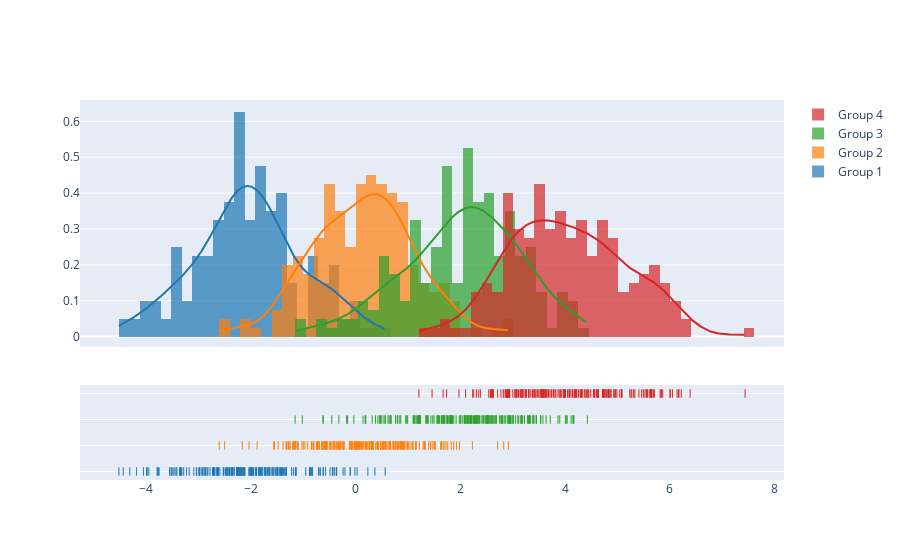

Notebook cell for this chart:
### Code cell
import plotly.figure_factory as ff
import numpy as np

# Add histogram data
x1 = np.random.randn(200) - 2
x2 = np.random.randn(200)
x3 = np.random.randn(200) + 2
x4 = np.random.randn(200) + 4

# Group data together
hist_data = [x1, x2, x3, x4]

group_labels = ['Group 1', 'Group 2', 'Group 3', 'Group 4']

# Create distplot with custom bin_size
fig = ff.create_distplot(hist_data, group_labels, bin_size=.2)
fig.show()

### Figure 1 — Plotly figure (JSON) as saved in the notebook; plotly's stock layout.template omitted (floating-point values rounded to 4 significant figures; data arrays with more than 128 entries replaced by an {"elided": "..."} marker saying what was removed)
{"data": [{"autobinx": false, "histnorm": "probability density", "legendgroup": "Group 1", "marker": {"color": "rgb(31, 119, 180)"}, "name": "Group 1", "opacity": 0.7, "type": "histogram", "x": {"elided": "200 float values"}, "xaxis": "x", "xbins": {"end": 0.5655, "size": 0.2, "start": -4.515}, "yaxis": "y"}, {"autobinx": false, "histnorm": "probability density", "legendgroup": "Group 2", "marker": {"color": "rgb(255, 127, 14)"}, "name": "Group 2", "opacity": 0.7, "type": "histogram", "x": {"elided": "200 float values"}, "xaxis": "x", "xbins": {"end": 2.917, "size": 0.2, "start": -2.601}, "yaxis": "y"}, {"autobinx": false, "histnorm": "probability density", "legendgroup": "Group 3", "marker": {"color": "rgb(44, 160, 44)"}, "name": "Group 3", "opacity": 0.7, "type": "histogram", "x": {"elided": "200 float values"}, "xaxis": "x", "xbins": {"end": 4.424, "size": 0.2, "start": -1.153}, "yaxis": "y"}, {"autobinx": false, "histnorm": "probability density", "legendgroup": "Group 4", "marker": {"color": "rgb(214, 39, 40)"}, "name": "Group 4", "opacity": 0.7, "type": "histogram", "x": {"elided": "200 float values"}, "xaxis": "x", "xbins": {"end": 7.433, "size": 0.2, "start": 1.209}, "yaxis": "y"}, {"legendgroup": "Group 1", "marker": {"color": "rgb(31, 119, 180)"}, "mode": "lines", "name": "Group 1", "showlegend": false, "type": "scatter", "x": {"elided": "500 float values"}, "xaxis": "x", "y": {"elided": "500 float values"}, "yaxis": "y"}, {"legendgroup": "Group 2", "marker": {"color": "rgb(255, 127, 14)"}, "mode": "lines", "name": "Group 2", "showlegend": false, "type": "scatter", "x": {"elided": "500 float values"}, "xaxis": "x", "y": {"elided": "500 float values"}, "yaxis": "y"}, {"legendgroup": "Group 3", "marker": {"color": "rgb(44, 160, 44)"}, "mode": "lines", "name": "Group 3", "showlegend": false, "type": "scatter", "x": {"elided": "500 float values"}, "xaxis": "x", "y": {"elided": "500 float values"}, "yaxis": "y"}, {"legendgroup": "Group 4", "marker": {"color": "rgb(214, 39, 40)"}, "mode": "lines", "name": "Group 4", "showlegend": false, "type": "scatter", "x": {"elided": "500 float values"}, "xaxis": "x", "y": {"elided": "500 float values"}, "yaxis": "y"}, {"legendgroup": "Group 1", "marker": {"color": "rgb(31, 119, 180)", "symbol": "line-ns-open"}, "mode": "markers", "name": "Group 1", "showlegend": false, "type": "scatter", "x": {"elided": "200 float values"}, "xaxis": "x", "y": {"elided": "200 str values"}, "yaxis": "y2"}, {"legendgroup": "Group 2", "marker": {"color": "rgb(255, 127, 14)", "symbol": "line-ns-open"}, "mode": "markers", "name": "Group 2", "showlegend": false, "type": "scatter", "x": {"elided": "200 float values"}, "xaxis": "x", "y": {"elided": "200 str values"}, "yaxis": "y2"}, {"legendgroup": "Group 3", "marker": {"color": "rgb(44, 160, 44)", "symbol": "line-ns-open"}, "mode": "markers", "name": "Group 3", "showlegend": false, "type": "scatter", "x": {"elided": "200 float values"}, "xaxis": "x", "y": {"elided": "200 str values"}, "yaxis": "y2"}, {"legendgroup": "Group 4", "marker": {"color": "rgb(214, 39, 40)", "symbol": "line-ns-open"}, "mode": "markers", "name": "Group 4", "showlegend": false, "type": "scatter", "x": {"elided": "200 float values"}, "xaxis": "x", "y": {"elided": "200 str values"}, "yaxis": "y2"}], "layout": {"barmode": "overlay", "hovermode": "closest", "legend": {"traceorder": "reversed"}, "xaxis": {"anchor": "y2", "domain": [0, 1], "zeroline": false}, "yaxis": {"anchor": "free", "domain": [0.35, 1], "position": 0}, "yaxis2": {"anchor": "x", "domain": [0, 0.25], "dtick": 1, "showticklabels": false}}}
